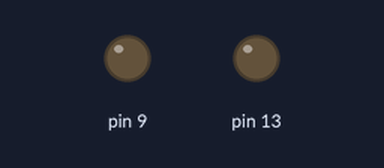
The sketch below on a simulated Arduino Uno, built with avr-gcc and run on an emulated ATmega328P. Parts: output pins drawn as LEDs (lit = HIGH). What the sketch prints to the serial monitor is not drawn.

Above: at 0.05 s.
At 0.95 s:
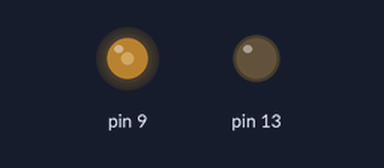
At 1.9 s:
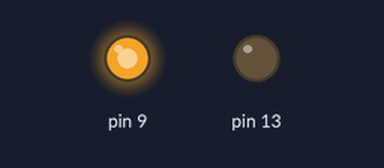
At 3.8 s:
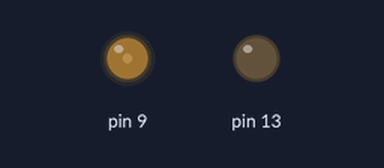
Timing chart, 0 to 5.2 s (numbered marks = the images above):
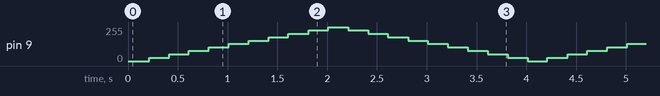

The sketch:

USART_Test.ino
```cpp
#include <avr/io.h>
#include <util/delay.h>
#include <stdlib.h>

#define FOSC 16000000UL
#define BAUD 9600
#define MYUBRR ((FOSC/(16UL*BAUD))-1)

void USART_init(unsigned int ubrr){
  UBRR0H = (ubrr>>8);
  UBRR0L = ubrr;
  UCSR0B = _BV(RXEN0)|_BV(TXEN0); //RX-TX enable
  UCSR0C = (3<<UCSZ00);//define data frame: CSZ = CharacterSiZe
}

void USART_Transmit(unsigned char data){
  loop_until_bit_is_set(UCSR0A,UDRE0);
  UDR0 = data;
}

char USART_recv(void)
{
  while(!(UCSR0A & (1<<RXC0)));
  return UDR0;
}

void putString(char msg[])
{
  int i;
  for(i=0;msg[i];i++){
    USART_Transmit(msg[i]);
  }
}

void PB1_PWM_init(){
  DDRB |= _BV(PORTB1);//For PWM output
  TCCR1A = _BV(COM1A1)|_BV(WGM11); //Compare match A enable,Fast PWM (ICR1 as TOP)
  TCCR1B = _BV(WGM13)|_BV(WGM12)|_BV(CS10); //Fast PWM (ICR1 as TOP),Clock Source enable
  ICR1 = 65000;
}

void PB1_dim(){
  int i;
  char buf[20];
  for(i=0;i<10;i++){
    unsigned long j;
    for(j=0;j<1000000;j++){
        //nop;
    }
  OCR1A = 6500 * i;
  //_delay_ms(200);
  }
}

void PWM_test(){
  ICR1 = 65000;
  int i;
  for(i=0;i<10;i++){
  OCR1A = 6500*i;
  _delay_ms(200);
  }
  for(i=10;i>0;i--){
  OCR1A = 6500*i;
  _delay_ms(200);
  }
}

int main(void){
  DDRB |= _BV(PORTB5);//For monitor LED13
  USART_init(MYUBRR);

  char data;
  putString("Hello\n");
  putString("Hello\n");

  PB1_PWM_init();
  OCR1A = 65000;
  while(1){
      //data = USART_recv();
      //USART_Transmit(data);
      //PB1_dim();
      PWM_test();
  }
  return 0;
}
```
